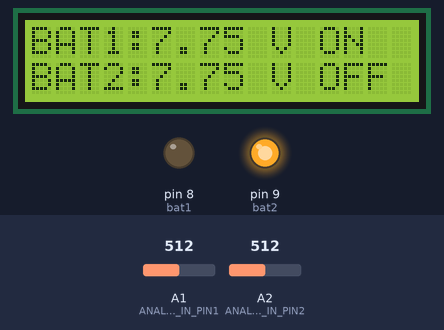
Bench run of a sketch on a simulated Arduino Uno, built with avr-gcc and run on an emulated ATmega328P. Parts: 16×2 character LCD, output pins drawn as LEDs (lit = HIGH). Inputs (shaded band) come from the test bench; at power-on: A1 (ANALOG_IN_PIN1) = 512, A2 (ANALOG_IN_PIN2) = 512. What the sketch prints to the serial monitor is not drawn.

Above: at 1.2 s.
1.3 s: A1 (ANALOG_IN_PIN1) set to 62
At 2.6 s:
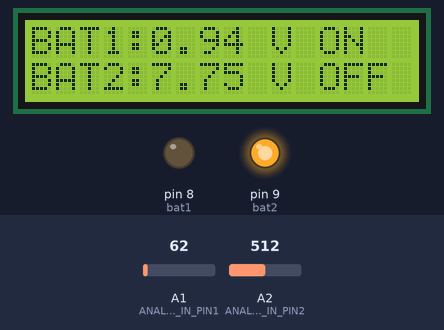
3.1 s: A1 (ANALOG_IN_PIN1) set to 52
At 4.4 s:
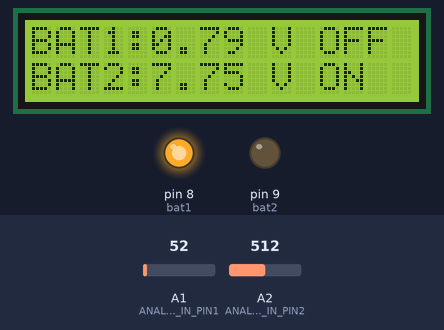
4.7 s: A2 (ANALOG_IN_PIN2) set to 716
At 5.2 s:
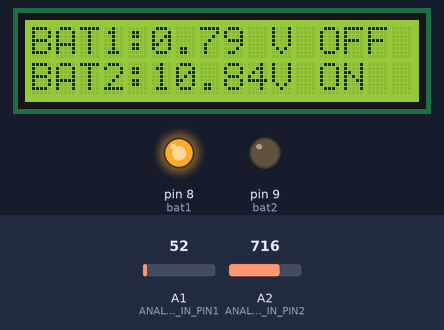
6.2 s: A2 (ANALOG_IN_PIN2) set to 900
At 7.3 s:
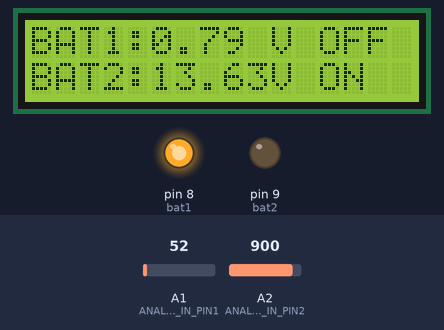
7.8 s: A1 (ANALOG_IN_PIN1) set to 0
At 9.0 s:
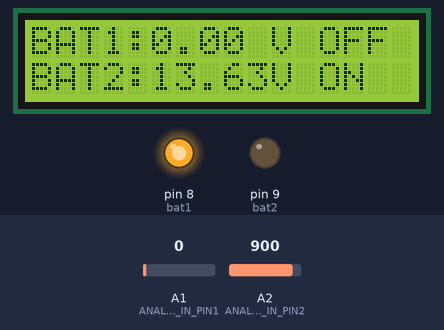
9.3 s: A2 (ANALOG_IN_PIN2) set to 1023
At 10.1 s:
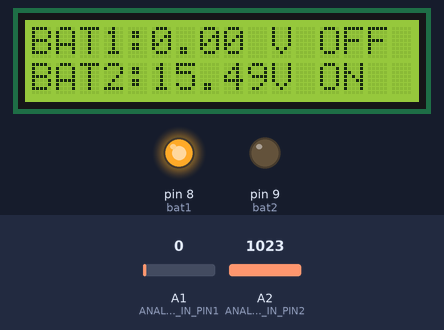
Timing chart, 0 to 11.9 s (numbered marks = the images above; inputs shaded):
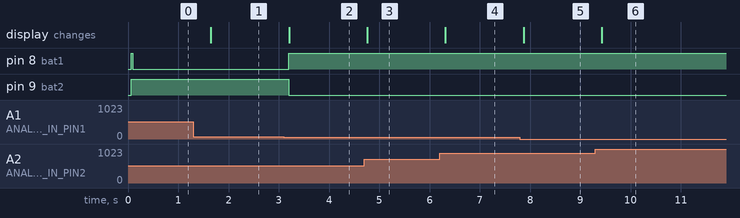

The sketch:

DC_Voltage.ino
```cpp
#include <LiquidCrystal_I2C.h>
LiquidCrystal_I2C lcd(0x27, 16, 2);
// Define analog input
#define ANALOG_IN_PIN1 A1
#define ANALOG_IN_PIN2 A2
int bat1 = 8;
int bat2 = 9;
// Floats for ADC voltage & Input voltage
float adc_voltage1 = 0.0;
float in_voltage1 = 0.0;

float adc_voltage2 = 0.0;
float in_voltage2 = 0.0;

// Floats for resistor values in divider (in ohms)
float R1 = 9960.0;
float R2 = 4740.0;

// Float for Reference Voltage
float ref_voltage = 5.0;

// Integer for ADC value
int adc_value1 = 0;
int adc_value2 = 0;


void setup()
{
   // Setup Serial Monitor
   lcd.init();
   lcd.backlight();
   pinMode(bat1, OUTPUT);
   pinMode(bat2, OUTPUT);
   digitalWrite(bat1, HIGH);
   digitalWrite(bat2, HIGH);
   Serial.begin(9600);
   Serial.println("DC Voltage Test");
  lcd.setCursor(0, 0);
  lcd.print("BAT1:");
  lcd.setCursor(0, 1);
  lcd.print("BAT2:");
  lcd.setCursor(10, 0);
  lcd.print("V");
  lcd.setCursor(10, 1);
  lcd.print("V");
}

void loop(){
   // Read the Analog Input
   adc_value1 = analogRead(ANALOG_IN_PIN1);
   adc_value2 = analogRead(ANALOG_IN_PIN2);
   // Determine voltage at ADC input
   adc_voltage1  = (adc_value1 * ref_voltage) / 1024.0;
   adc_voltage2  = (adc_value2 * ref_voltage) / 1024.0;
   // Calculate voltage at divider input
   in_voltage1 = adc_voltage1 / (R2/(R1+R2)) ;
   in_voltage2 = adc_voltage2 / (R2/(R1+R2)) ;
   // Print results to Serial Monitor to 2 decimal places
  Serial.print("Input Voltage = ");
  Serial.println(in_voltage1, 2);
  lcd.setCursor(5, 0);
  lcd.print(in_voltage1);
  lcd.setCursor(5, 1);
  lcd.print(in_voltage2);

  if (in_voltage1 > 0.90 )
    {
      digitalWrite(bat1, LOW);
      digitalWrite(bat2, HIGH);
      lcd.setCursor(12, 0);
      lcd.print("ON ");
      lcd.setCursor(12, 1);
      lcd.print("OFF");
    }
    else if (in_voltage1 < 0.89 )
    {
      digitalWrite(bat1, HIGH);
      digitalWrite(bat2, LOW);
      lcd.setCursor(12, 0);
      lcd.print("OFF");
      lcd.setCursor(12, 1);
      lcd.print("ON ");
    }

  // Short delay
  delay(500);
}
```

Measured:
- the behaviour switches between 59 and 58 on A1 (ANALOG_IN_PIN1) (found by bisection; images 1 and 2)
- after the input at 1.3 s, the display: changes after 0.35 s (image 1)
- after the input at 3.1 s, pin 8 (bat1): LOW → HIGH after 0.10 s; pin 9 (bat2): HIGH → LOW after 0.10 s; the display: changes after 0.10 s (image 2)
- after the input at 4.7 s, the display: changes after 0.06 s (image 3)
- after the input at 6.2 s, the display: changes after 0.12 s (image 4)
- after the input at 7.8 s, the display: changes after 0.07 s (image 5)
- after the input at 9.3 s, the display: changes after 0.13 s (image 6)
